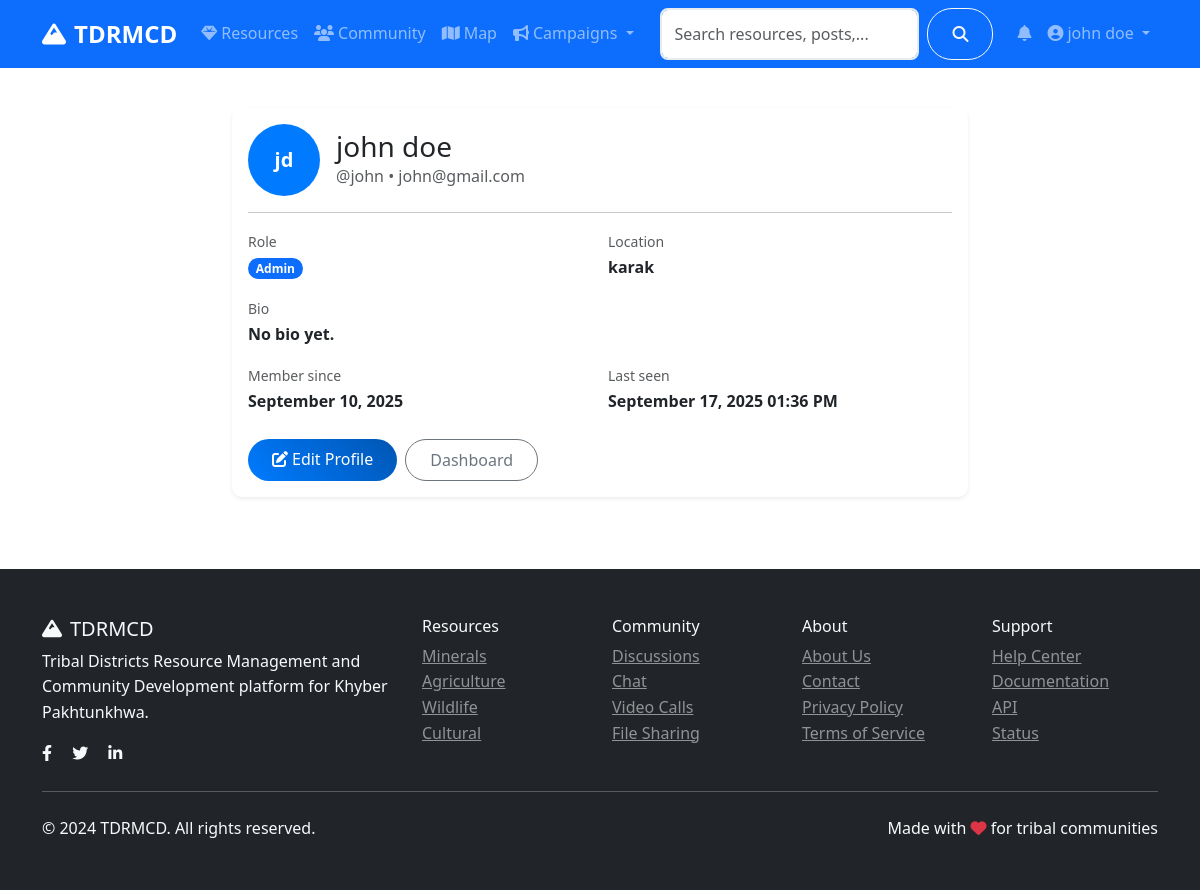
/auth/profile (signed in), run on an earlier commit of the app's database.
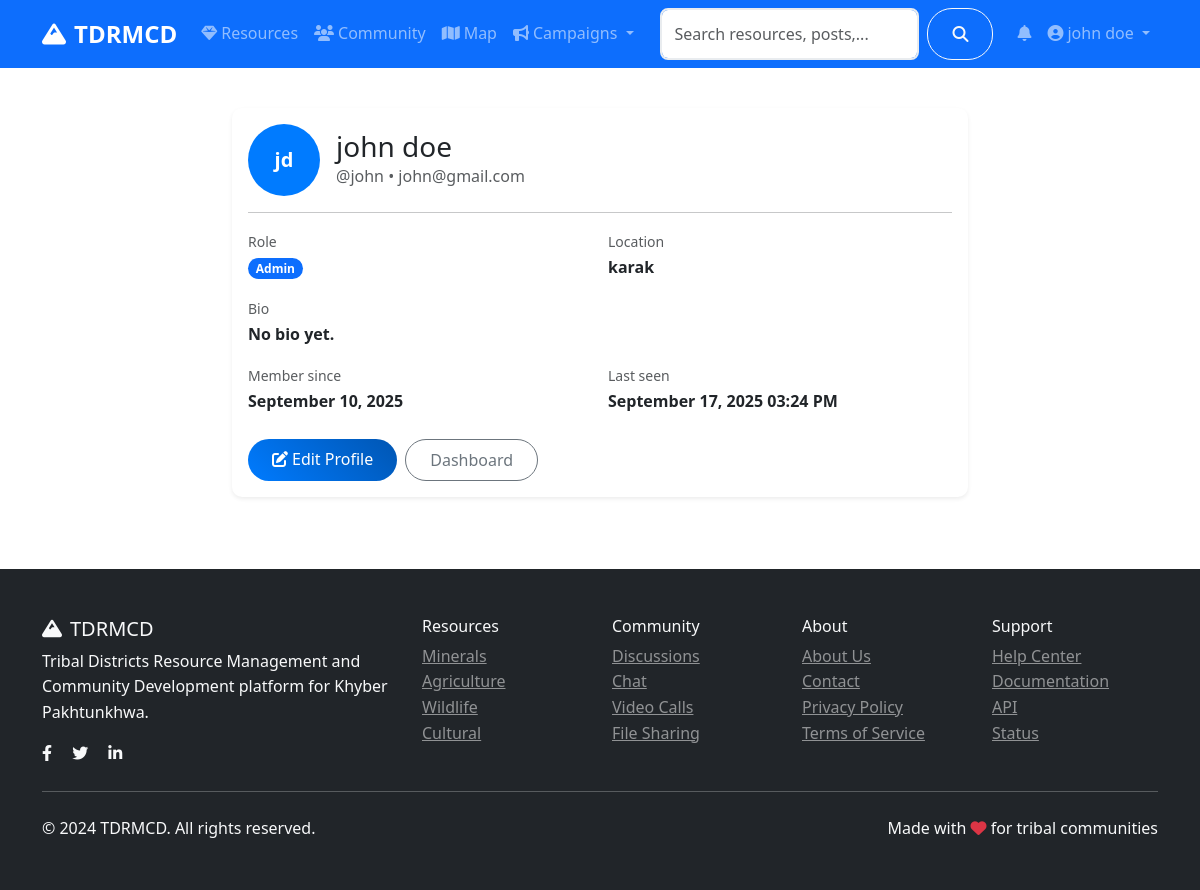
And on a later commit of the database.
### models.py (models this page shows, shortened)
class User(UserMixin, db.Model):
    id = db.Column(db.Integer, primary_key=True)
    username = db.Column(db.String(80), unique=True, nullable=False)
    email = db.Column(db.String(120), unique=True, nullable=False)
    password_hash = db.Column(db.String(120), nullable=False)
    first_name = db.Column(db.String(50), nullable=False)
    last_name = db.Column(db.String(50), nullable=False)
    role = db.Column(db.String(20), default='user')  # user, admin, researcher
    location = db.Column(db.String(100))
    bio = db.Column(db.Text)
    avatar = db.Column(db.String(200), default='default.jpg')
    is_active = db.Column(db.Boolean, default=True)
    created_at = db.Column(db.DateTime, default=datetime.utcnow)
    last_seen = db.Column(db.DateTime, default=datetime.utcnow)
    resources = db.relationship('Resource', backref='author', lazy='dynamic')
    posts = db.relationship('CommunityPost', backref='author', lazy='dynamic')
    chat_messages = db.relationship('ChatMessage', backref='sender', lazy='dynamic')
    file_submissions = db.relationship(
        'FileSubmission',
        foreign_keys='FileSubmission.submitter_id',
        backref='submitter',
        lazy='dynamic'
    )
    reviewed_submissions = db.relationship(
        'FileSubmission',
        foreign_keys='FileSubmission.reviewed_by',
        backref='reviewer_user',
        lazy='dynamic'
    )
    notifications = db.relationship('Notification', backref='user', lazy='dynamic')
    def get_full_name(self):
        return f"{self.first_name} {self.last_name}"
    def is_admin(self):
        return self.role == 'admin'

### routes/auth.py (the view)
@auth_bp.route('/profile')
@login_required
def profile():
    return render_template('auth/profile.html', user=current_user)

### app.py (called while the page is built)
@login_manager.user_loader
def load_user(user_id):
    return User.query.get(int(user_id))

### templates/auth/profile.html (shortened to what this page needs)
{% extends "base.html" %}
{% block content %}
<div class="container py-4">
    <div class="row justify-content-center">
        <div class="col-lg-8">
            <div class="card shadow-sm">
                <div class="card-body">
                    <div class="d-flex align-items-center mb-3">
                        <div class="avatar me-3" style="width:72px;height:72px;font-size:1.25rem;">
                            {{ user.first_name[0] }}{{ user.last_name[0] }}
                        </div>
                        <div>
                            <h3 class="mb-0">{{ user.get_full_name() }}</h3>
                            <div class="text-muted">@{{ user.username }} • {{ user.email }}</div>
                        </div>
                    </div>
                    <hr>
                    <div class="row g-3">
                        <div class="col-md-6">
                            <label class="text-muted small">Role</label>
                            <div class="fw-semibold"><span class="badge bg-primary">{{ user.role.title() }}</span></div>
                        </div>
                        <div class="col-md-6">
                            <label class="text-muted small">Location</label>
                            <div class="fw-semibold">{{ user.location or '—' }}</div>
                        </div>
                        <div class="col-12">
                            <label class="text-muted small">Bio</label>
                            <div class="fw-semibold">{{ user.bio or 'No bio yet.' }}</div>
                        </div>
                        <div class="col-md-6">
                            <label class="text-muted small">Member since</label>
                            <div class="fw-semibold">{{ user.created_at.strftime('%B %d, %Y') }}</div>
                        </div>
                        <div class="col-md-6">
                            <label class="text-muted small">Last seen</label>
                            <div class="fw-semibold">{{ user.last_seen.strftime('%B %d, %Y %I:%M %p') }}</div>
                        </div>
                    </div>
                    <div class="mt-4 d-flex gap-2">
                        <a class="btn btn-primary" href="{{ url_for('auth.edit_profile') }}"><i class="fas fa-edit me-1"></i>Edit Profile</a>
                        <a class="btn btn-outline-secondary" href="{{ url_for('main.dashboard') }}">Dashboard</a>
                    </div>
                </div>
            </div>
        </div>
    </div>
</div>
{% endblock %}

### templates/base.html (shortened to what this page needs)
<!DOCTYPE html>
<html lang="en">
<head>
    <link href="https://cdn.jsdelivr.net/npm/bootstrap@5.3.0/dist/css/bootstrap.min.css" rel="stylesheet">
    <link rel="stylesheet" href="https://cdnjs.cloudflare.com/ajax/libs/font-awesome/6.4.0/css/all.min.css">
    <link rel="stylesheet" href="https://unpkg.com/leaflet@1.9.4/dist/leaflet.css">
    <link rel="stylesheet" href="{{ url_for('static', filename='css/style.css') }}">
</head>
<body>
    <nav class="navbar navbar-expand-lg navbar-dark bg-primary sticky-top">
        <div class="container">
            <a class="navbar-brand fw-bold" href="{{ url_for('main.index') }}">
                <i class="fas fa-mountain me-2"></i>TDRMCD
            </a>
            <div class="collapse navbar-collapse" id="navbarNav">
                <ul class="navbar-nav me-auto">
                    <li class="nav-item">
                        <a class="nav-link" href="{{ url_for('resources.index') }}">
                            <i class="fas fa-gem me-1"></i>Resources
                        </a>
                    </li>
                    <li class="nav-item">
                        <a class="nav-link" href="{{ url_for('community.index') }}">
                            <i class="fas fa-users me-1"></i>Community
                        </a>
                    </li>
                    <li class="nav-item">
                        <a class="nav-link" href="{{ url_for('main.map_view') }}">
                            <i class="fas fa-map me-1"></i>Map
                        </a>
                    </li>
                    <li class="nav-item dropdown">
                        <a class="nav-link dropdown-toggle" href="#" role="button" data-bs-toggle="dropdown">
                            <i class="fas fa-bullhorn me-1"></i>Campaigns
                        </a>
                    </li>
                </ul>
                <form class="d-flex me-3 search-form no-loading" action="{{ url_for('main.search') }}" method="GET" onsubmit="return TDRMCD.validateSearch(event);">
                    <input class="form-control me-2" type="search" name="q" id="navbar-search" placeholder="Search resources, posts, users..." value="{{ request.args.get('q', '') }}">
                    <button class="btn btn-outline-light" type="submit">
                        <i class="fas fa-search"></i>
                    </button>
                </form>
                <ul class="navbar-nav">
                    {% if current_user.is_authenticated %}
                        <li class="nav-item dropdown">
                            <a class="nav-link" href="#" role="button" data-bs-toggle="dropdown" aria-expanded="false">
                                <span class="position-relative">
                                    <i class="fas fa-bell"></i>
                                </span>
                            </a>
                        </li>
                        <li class="nav-item dropdown">
                            <a class="nav-link dropdown-toggle" href="#" role="button" data-bs-toggle="dropdown">
                                <i class="fas fa-user-circle me-1"></i>{{ current_user.get_full_name() }}
                            </a>
                        </li>
                    {% endif %}
                </ul>
            </div>
        </div>
    </nav>
    <main>
        {% block content %}{% endblock %}
    </main>
    <footer class="bg-dark text-light py-5 mt-5">
        <div class="container">
            <div class="row">
                <div class="col-md-4">
                    <h5><i class="fas fa-mountain me-2"></i>TDRMCD</h5>
                    <p>Tribal Districts Resource Management and Community Development platform for Khyber Pakhtunkhwa.</p>
                    <div class="social-links">
                        <a href="#" class="text-light me-3"><i class="fab fa-facebook-f"></i></a>
                        <a href="#" class="text-light me-3"><i class="fab fa-twitter"></i></a>
                        <a href="#" class="text-light me-3"><i class="fab fa-linkedin-in"></i></a>
                    </div>
                </div>
                <div class="col-md-2">
                    <h6>Resources</h6>
                    <ul class="list-unstyled">
                        <li><a href="{{ url_for('resources.by_category', category='minerals') }}" class="text-light-50">Minerals</a></li>
                        <li><a href="{{ url_for('resources.by_category', category='agriculture') }}" class="text-light-50">Agriculture</a></li>
                        <li><a href="{{ url_for('resources.by_category', category='wildlife') }}" class="text-light-50">Wildlife</a></li>
                        <li><a href="{{ url_for('resources.by_category', category='cultural') }}" class="text-light-50">Cultural</a></li>
                    </ul>
                </div>
                <div class="col-md-2">
                    <h6>Community</h6>
                    <ul class="list-unstyled">
                        <li><a href="{{ url_for('community.index') }}" class="text-light-50">Discussions</a></li>
                        <li><a href="{{ url_for('community.chat') }}" class="text-light-50">Chat</a></li>
                        <li><a href="{{ url_for('community.video_calls') }}" class="text-light-50">Video Calls</a></li>
                        <li><a href="{{ url_for('community.files') }}" class="text-light-50">File Sharing</a></li>
                    </ul>
                </div>
                <div class="col-md-2">
                    <h6>About</h6>
                    <ul class="list-unstyled">
                        <li><a href="{{ url_for('main.about') }}" class="text-light-50">About Us</a></li>
                        <li><a href="{{ url_for('main.contact') }}" class="text-light-50">Contact</a></li>
                        <li><a href="{{ url_for('auth.privacy_policy') }}" class="text-light-50">Privacy Policy</a></li>
                        <li><a href="{{ url_for('auth.terms_of_service') }}" class="text-light-50">Terms of Service</a></li>
                    </ul>
                </div>
                <div class="col-md-2">
                    <h6>Support</h6>
                    <ul class="list-unstyled">
                        <li><a href="{{ url_for('main.help_center') }}" class="text-light-50">Help Center</a></li>
                        <li><a href="{{ url_for('main.documentation') }}" class="text-light-50">Documentation</a></li>
                        <li><a href="{{ url_for('main.api_page') }}" class="text-light-50">API</a></li>
                        <li><a href="{{ url_for('main.status_page') }}" class="text-light-50">Status</a></li>
                    </ul>
                </div>
            </div>
            <hr class="my-4">
            <div class="row align-items-center">
                <div class="col-md-6">
                    <p class="mb-0">&copy; 2024 TDRMCD. All rights reserved.</p>
                </div>
                <div class="col-md-6 text-md-end">
                    <p class="mb-0">Made with <i class="fas fa-heart text-danger"></i> for tribal communities</p>
                </div>
            </div>
        </div>
    </footer>
</body>
</html>

### static/css/style.css (style rules this page uses)
:root { --primary-color: #007bff; --secondary-color: #6c757d; --success-color: #28a745; --info-color: #17a2b8; --warning-color: #ffc107; --danger-color: #dc3545; --light-color: #f8f9fa; --dark-color: #343a40; }
.avatar { width: 40px; height: 40px; border-radius: 50%; background-color: var(--primary-color); color: white; display: flex; align-items: center; justify-content: center; font-weight: bold; font-size: 0.875rem; }
body { font-family: 'Segoe UI', Tahoma, Geneva, Verdana, sans-serif; line-height: 1.6; }
.navbar-brand { font-size: 1.5rem; font-weight: 700; }
.card { border: none; border-radius: 10px; transition: all 0.3s ease; }
.btn { border-radius: 25px; padding: 0.5rem 1.5rem; font-weight: 500; transition: all 0.3s ease; cursor: pointer; }
.btn-primary { background: linear-gradient(45deg, var(--primary-color), #0056b3); border: none; }
.form-control { border-radius: 8px; border: 2px solid #e9ecef; padding: 0.75rem; transition: all 0.3s ease; }
.badge { font-size: 0.75rem; padding: 0.35em 0.65em; border-radius: 15px; }
.avatar { width: 40px; height: 40px; background: var(--primary-color); color: white; border-radius: 50%; display: flex; align-items: center; justify-content: center; font-weight: 600; font-size: 0.875rem; }
.text-light-50 { color: rgba(255, 255, 255, 0.5) !important; }

What changed in the data, as far as the page shows it:
changed User "john doe": last_seen "September 17, 2025 01:36 PM" → "September 17, 2025 03:24 PM"
